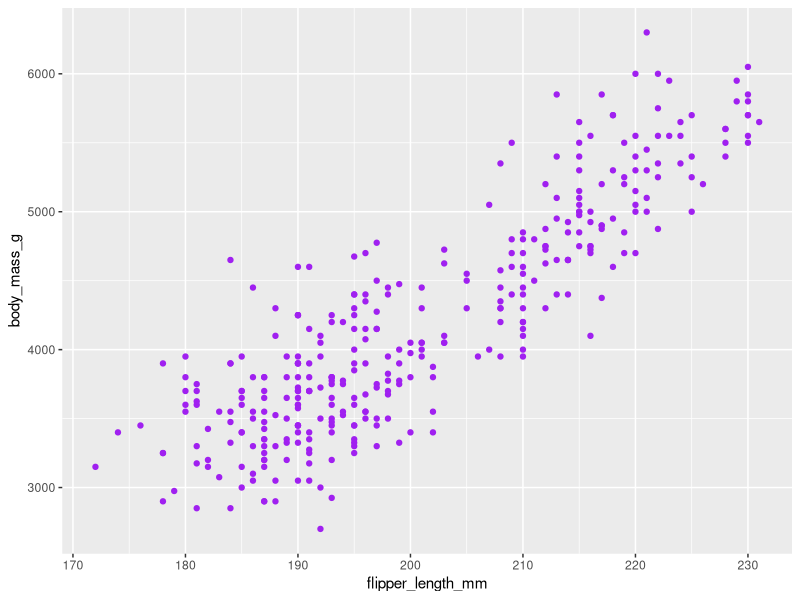

The R script that drew this image:
## ---- chunk 1
library(tidyverse)
library(palmerpenguins)
## ---- chunk 2
penguins <- ggplot(data = penguins) + geom_point(mapping = aes(x = flipper_length_mm, y = body_mass_g), color = "purple")
## ---- chunk 3
plot(penguins)
